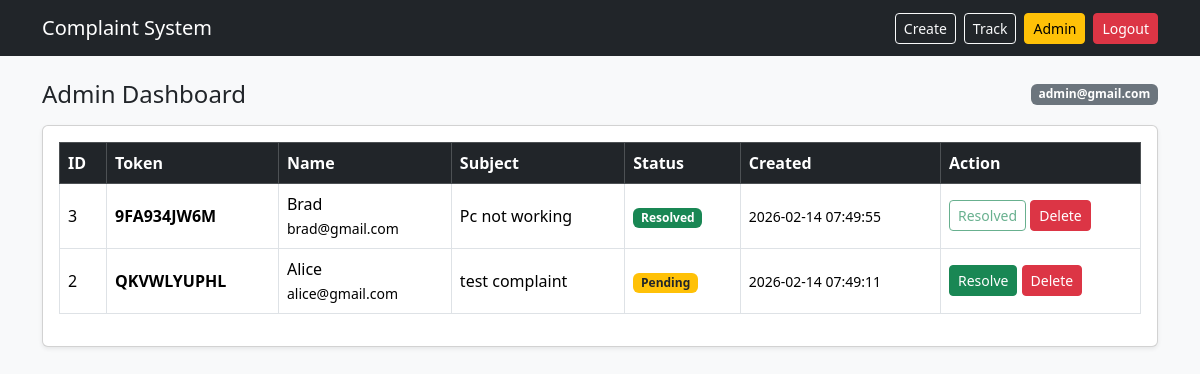
The app's page /dashboard.php (signed in) with its own data.
### tables this page shows
CREATE TABLE `complaints` (
  `id` int(11) NOT NULL,
  `token` varchar(20) NOT NULL,
  `name` varchar(120) NOT NULL,
  `email` varchar(150) NOT NULL,
  `subject` varchar(200) NOT NULL,
  `details` text NOT NULL,
  `status` enum('Pending','Resolved') NOT NULL DEFAULT 'Pending',
  `created_at` timestamp NOT NULL DEFAULT current_timestamp(),
  `resolved_at` timestamp NULL DEFAULT NULL
);

### dashboard.php (the view, shortened to what this page needs)
<?php
include "includes/db.php";
include "includes/header.php";
$res = $conn->query("SELECT * FROM complaints ORDER BY id DESC");
?>
<div class="d-flex justify-content-between align-items-center mb-3">
  <h4 class="mb-0">Admin Dashboard</h4>
  <span class="badge bg-secondary"><?php echo htmlspecialchars($_SESSION['admin_email'] ?? 'admin'); ?></span>
</div>
<div class="card shadow-sm">
  <div class="card-body table-responsive">
    <table class="table table-bordered table-hover align-middle">
      <thead class="table-dark">
        <tr>
          <th>ID</th>
          <th>Token</th>
          <th>Name</th>
          <th>Subject</th>
          <th>Status</th>
          <th>Created</th>
          <th style="width:200px;">Action</th>
        </tr>
      </thead>
      <tbody>
        <?php if ($res && $res->num_rows > 0): ?>
          <?php while ($r = $res->fetch_assoc()): ?>
            <tr>
              <td><?php echo (int)$r['id']; ?></td>
              <td class="fw-bold"><?php echo htmlspecialchars($r['token']); ?></td>
              <td>
                <?php echo htmlspecialchars($r['name']); ?><br>
                <small><?php echo htmlspecialchars($r['email']); ?></small>
              </td>
              <td><?php echo htmlspecialchars($r['subject']); ?></td>
              <td>
                <span class="badge <?php echo ($r['status'] === 'Resolved') ? 'bg-success' : 'bg-warning text-dark'; ?>">
                  <?php echo htmlspecialchars($r['status']); ?>
                </span>
              </td>
              <td><small><?php echo htmlspecialchars($r['created_at']); ?></small></td>
              <td class="text-nowrap">
                <?php if ($r['status'] !== 'Resolved'): ?>
                  <a class="btn btn-sm btn-success"
                     href="resolve.php?id=<?php echo (int)$r['id']; ?>"
                     onclick="return confirm('Mark as Resolved?');">Resolve</a>
                <?php else: ?>
                  <button class="btn btn-sm btn-outline-success" disabled>Resolved</button>
                <?php endif; ?>
                <a class="btn btn-sm btn-danger"
                   href="delete.php?id=<?php echo (int)$r['id']; ?>"
                   onclick="return confirm('Delete this complaint?');">Delete</a>
              </td>
            </tr>
          <?php endwhile; ?>
        <?php else: ?>
          <tr><td colspan="7" class="text-center">No complaints found.</td></tr>
        <?php endif; ?>
      </tbody>
    </table>
  </div>
</div>
<?php include "includes/footer.php"; ?>

### includes/header.php (shortened to what this page needs)
<!doctype html>
<html lang="en">
<head>
  <link href="https://cdn.jsdelivr.net/npm/bootstrap@5.3.3/dist/css/bootstrap.min.css" rel="stylesheet">
</head>
<body class="bg-light">
<nav class="navbar navbar-expand-lg navbar-dark bg-dark">
  <div class="container">
    <a class="navbar-brand" href="index.php">Complaint System</a>
    <div class="ms-auto d-flex gap-2">
      <a class="btn btn-outline-light btn-sm" href="create.php">Create</a>
      <a class="btn btn-outline-light btn-sm" href="track.php">Track</a>
      <a class="btn btn-warning btn-sm" href="login.php">Admin</a>
      <?php if (!empty($_SESSION['admin_id'])): ?>
        <a class="btn btn-danger btn-sm" href="logout.php">Logout</a>
      <?php endif; ?>
    </div>
  </div>
</nav>
<div class="container py-4">

### includes/footer.php (shortened to what this page needs)
</div>
</body>
</html>

### records on screen
complaints: id "3", token "9FA934JW6M", name "Brad", email "brad@gmail.com", subject "Pc not working", status "Resolved", created_at "2026-02-14 07:49:55"
complaints: id "2", token "QKVWLYUPHL", name "Alice", email "alice@gmail.com", subject "test complaint", status "Pending", created_at "2026-02-14 07:49:11"

### other values on screen
$_SESSION['admin_email'] "admin@gmail.com"
